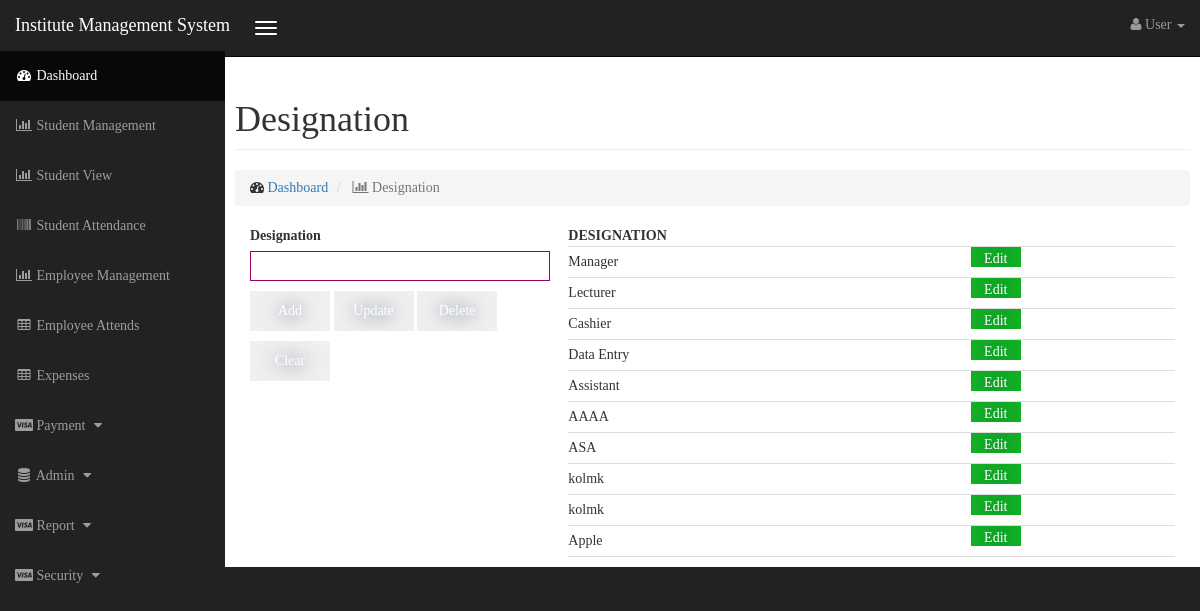
The app's page /designation.php with its own data.
### tables this page shows
CREATE TABLE `designation_tbl` (
  `id` int(11) NOT NULL AUTO_INCREMENT,
  `Name` varchar(45) DEFAULT NULL,
  PRIMARY KEY (`id`)
);

### dbconfig.php (called while the page is built, shortened)
<?php
function connection()
{
    $servername = "localhost";
    $username = "root";
    $password = "525625";
    $database = "kelanidb";
    $conn = new mysqli($servername, $username, $password,$database);
    return $conn;
}
function getData($query){
    $result = mysqli_query(connection(),$query);
    return $result;
}
?>

### designation.php (the view, shortened to what this page needs)
<!DOCTYPE html>
<html lang="en">
<head>
<link href="./css/bootstrap.min.css" rel="stylesheet">
<link href="./css/sb-admin.css" rel="stylesheet">
<link href="./css/plugins/morris.css" rel="stylesheet">
<link href="./font-awesome/css/font-awesome.min.css" rel="stylesheet" type="text/css">
<link href="./css/formcss.css" rel="stylesheet" type="text/css">
</head><body>
<?php
include_once './inc/top.php';
?>
    <div id="wrapper">
        <div id="page-wrapper">
            <div class="container-fluid">
                <div class="row">
                    <div class="col-lg-">
                        <h1 class="page-header">
                            Designation
                        </h1>
                        <ol class="breadcrumb">
                            <li>
                                <i class="fa fa-dashboard"></i>  <a href="index.php">Dashboard</a>
                            </li>
                            <li class="active">
                                <i class="fa fa-bar-chart-o"></i> Designation
                            </li>
                        </ol>
                    </div>
                </div>
                <form method="post" target="_parent" action="controller/designationController.php" data-toggle="validator">
                    <div class="row">
                        <div class="col-lg-4">
                            <label>Designation</label><br/>
                            <input type="text" name="txtDesignation" size="45" maxlength="45" required/><br/>
                        <div>
                            <input name="btnAdd" type="submit" value="Add"/>
                            <input name="btnUpdate" onclick="" type="submit" value="Update"/>
                            <input name="btnDelete" type="submit" value="Delete"/>
                            <input name="btnClear" type="reset" value="Clear"/>
                     		</div>
                        </div>
                        <div class="col-lg-8 selecttable">
                            <?php
                            include_once 'dbconfig.php';
                            $query = "SELECT `name` FROM designation_tbl";
                            $result =getData($query);
                            echo "<table width='100%'>";
                            echo "<tr><th>DESIGNATION</th><th>&nbsp;</th></tr>";
                            while($row = mysqli_fetch_array($result)){
                                echo "<tr><td>" . $row['name'] . "</td><td><input type='button' value='Edit'></td></tr>";
                            }
                            echo "</table>";
                            ?>
                        </div>
                    </div>
                </form>
            </div>
        </div>
    </div>
</body></html>

### css/sb-admin.css (style rules this page uses)
body { margin-top: 100px; background-color: #222; font-family: Calibri; }
@media (min-width:768px) { body { margin-top: 50px; } }
#wrapper { padding-left: 0; }
#page-wrapper { width: 100%; padding: 0; background-color: #fff; }
@media (min-width:768px) { #wrapper { padding-left: 225px; } }
@media (min-width:768px) { #page-wrapper { padding: 10px; } }

### css/formcss.css (style rules this page uses)
body { overflow-y: scroll; overflow-x: hidden; }
.selecttable input[type="button"] { width:50px !important; height:20px !important ; background-color:#13b224; font:9px; padding:2px; }
input, textarea, select { margin-bottom:10px; border:1px solid #906; width:300px; font-size:14px !important; }
input, select { height:30px; width:300px; }
input[type=submit], [type=reset], [type="button"] { //background-color:#62387a; display:inline-block; cursor:pointer; color:#ffffff; font-family:Calibri; font-size:18px; height:40px !important; width:80px !important; text-decoration:none; text-shadow:0px 1px 17px #283966; border:none; }
table { font-size:14px; }
th, td { border-bottom: 1px solid #ddd; }

### records on screen
designation_tbl: Name "Manager"
designation_tbl: Name "Lecturer"
designation_tbl: Name "Cashier"
designation_tbl: Name "Data Entry"
designation_tbl: Name "Assistant"
designation_tbl: Name "AAAA"
designation_tbl: Name "ASA"
designation_tbl: Name "kolmk"
designation_tbl: Name "kolmk"
designation_tbl: Name "Apple"
